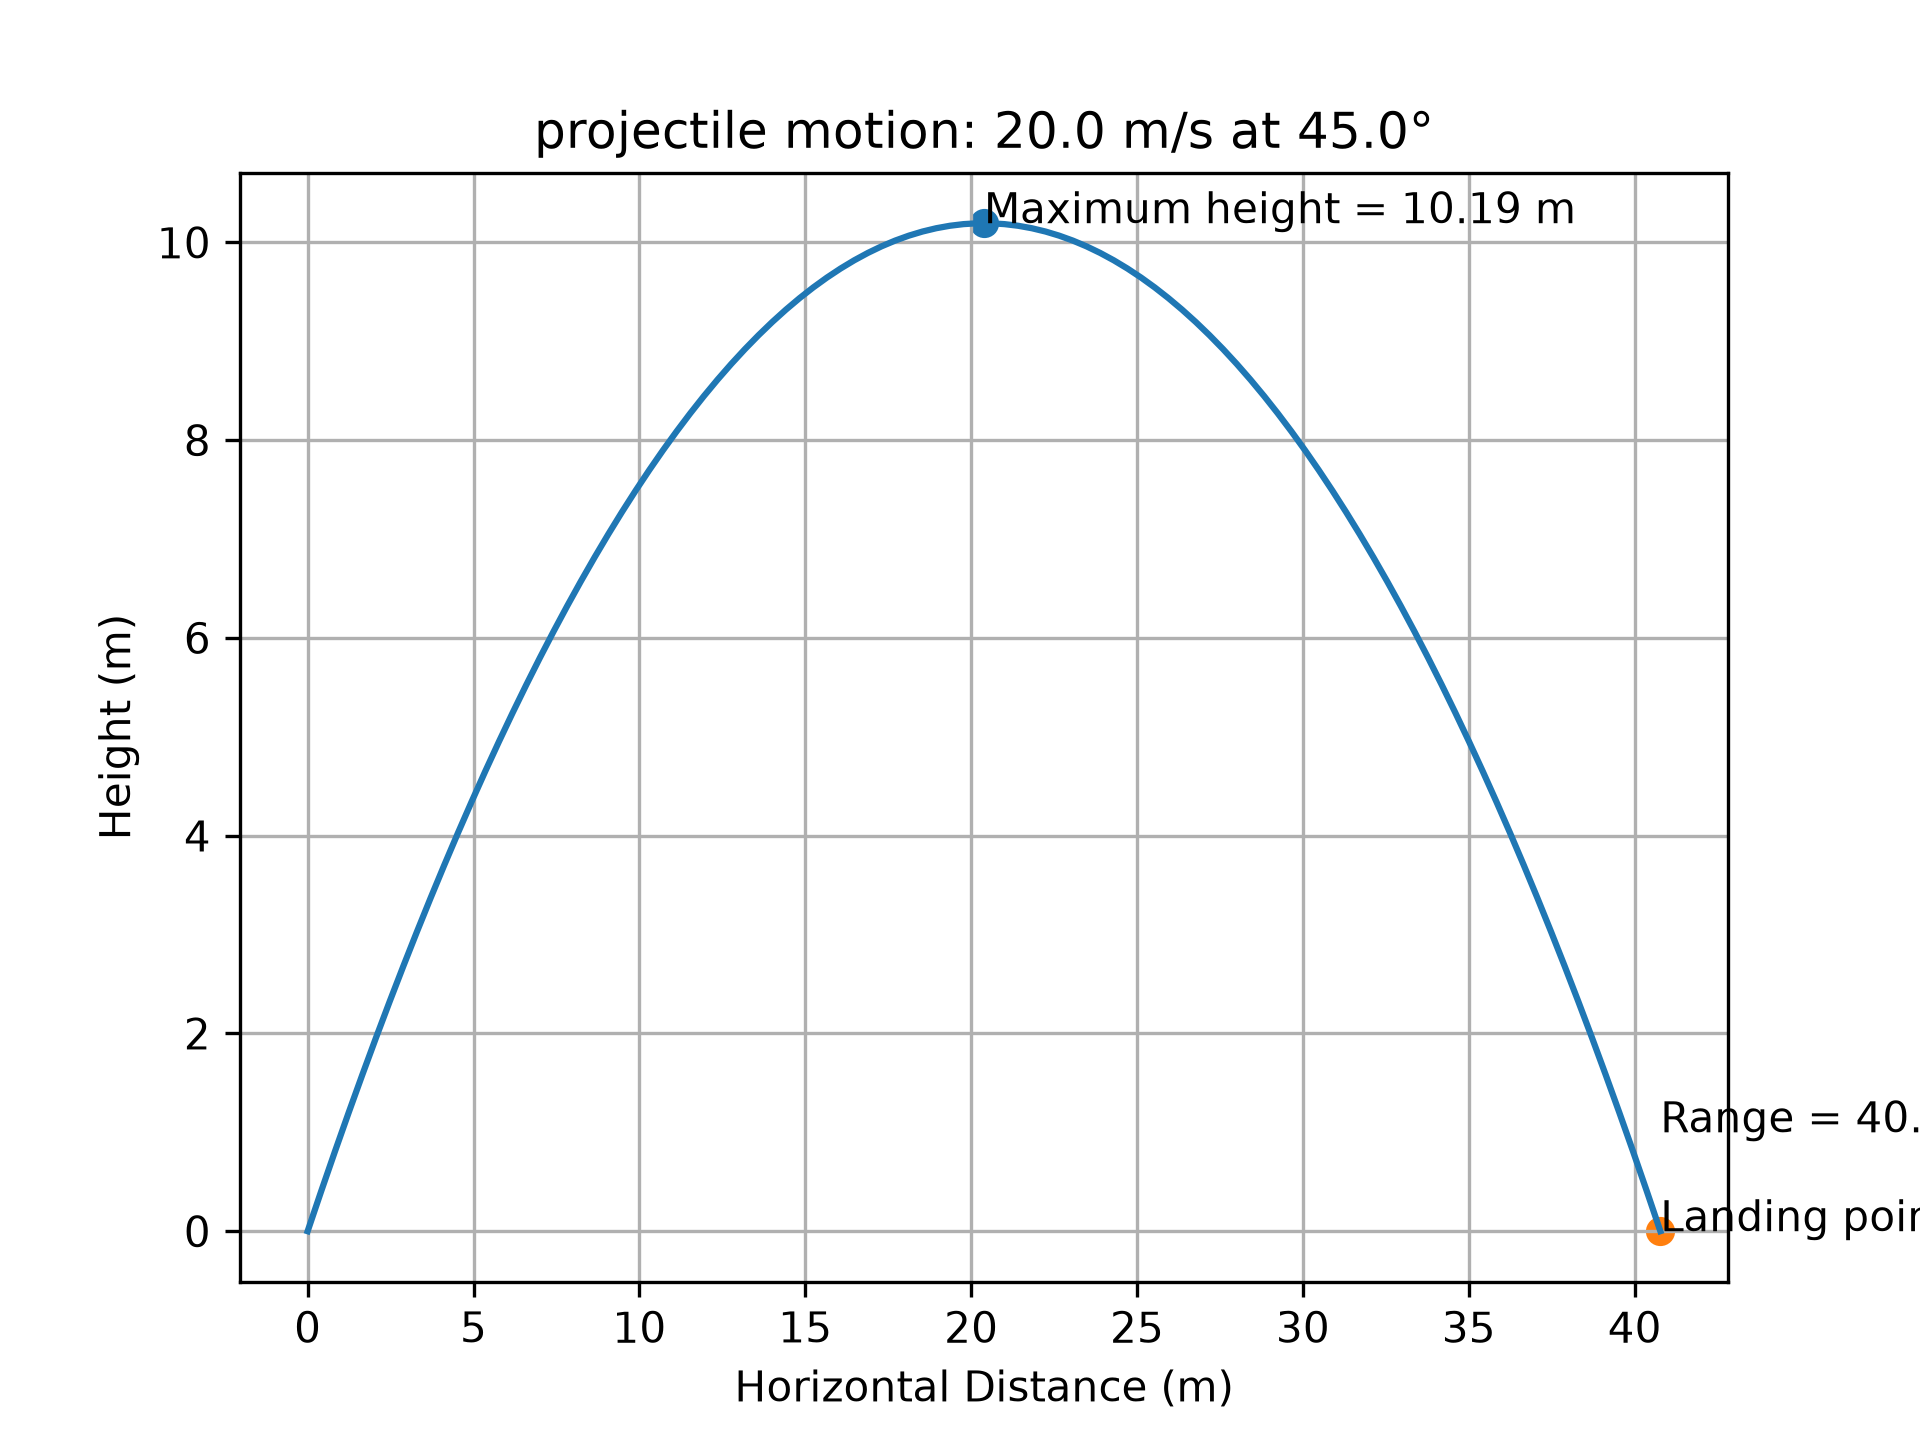

Recreate this plot in Python.
print()

import math
import numpy as np
vo = float(input(" initial velocity (m/s): "))
angle= float(input(" launch angle (degrees): "))

angle_rad = math.radians(angle)

vx = vo * math.cos(angle_rad)
vy = vo * math.sin(angle_rad)

print("Horizontal  velocity:", vx, "m/s")
print("Vertical  velocity:", vy, "m/s")
g= 9.81

flight_time = (2 * vy) / g
print("Flight time:", flight_time, "s")
max_height = (vy**2) / (2 * g)
range_distance = vx * flight_time
print("Maximum height:", max_height, "m")
print("Range:", range_distance, "m")


time = np.linspace(0, flight_time, num=100)

x = vx * time
y = vy * time - 0.5 * g * time**2
import matplotlib.pyplot as plt
plt.plot(x, y)
max_X = vx * (vy / g)
plt.scatter(max_X, max_height)
plt.text(max_X, max_height, f"Maximum height = {max_height:.2f} m")

plt.scatter(range_distance, 0)
plt.text(range_distance, 0, "Landing point")
plt.text(range_distance, 1, f"Range = {range_distance:.2f} m")

plt.title(f"projectile motion: {vo} m/s at {angle}°")
plt.xlabel("Horizontal Distance (m)")
plt.ylabel("Height (m)")
plt.grid(True)

plt.savefig("projectile_motion.png", dpi=300)
plt.show()
print("PROGRAM FINISHED")
